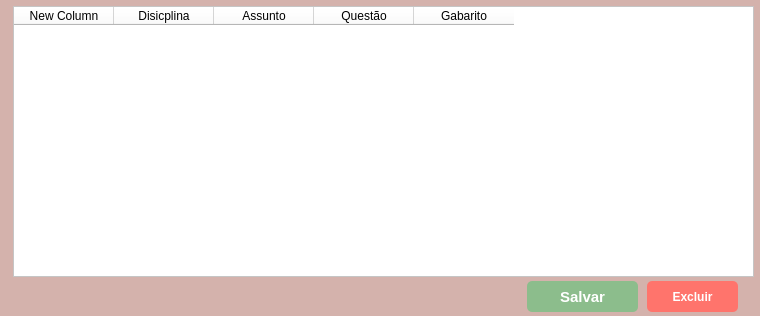
<?xml version="1.0" encoding="UTF-8"?>
<ui version="4.0">
 <class>Form</class>
 <widget class="QWidget" name="Form">
  <property name="geometry">
   <rect>
    <x>0</x>
    <y>0</y>
    <width>760</width>
    <height>316</height>
   </rect>
  </property>
  <property name="windowTitle">
   <string>Form</string>
  </property>
  <property name="styleSheet">
   <string notr="true">background-color: rgb(212, 178, 172);</string>
  </property>
  <widget class="QTableWidget" name="tabela">
   <property name="geometry">
    <rect>
     <x>13</x>
     <y>6</y>
     <width>741</width>
     <height>271</height>
    </rect>
   </property>
   <property name="styleSheet">
    <string notr="true">background-color: rgb(255, 255, 255);</string>
   </property>
   <column>
    <property name="text">
     <string>New Column</string>
    </property>
   </column>
   <column>
    <property name="text">
     <string>Disicplina</string>
    </property>
   </column>
   <column>
    <property name="text">
     <string>Assunto</string>
    </property>
   </column>
   <column>
    <property name="text">
     <string>Questão</string>
    </property>
   </column>
   <column>
    <property name="text">
     <string>Gabarito</string>
    </property>
   </column>
  </widget>
  <widget class="QPushButton" name="excluir">
   <property name="geometry">
    <rect>
     <x>647</x>
     <y>281</y>
     <width>91</width>
     <height>31</height>
    </rect>
   </property>
   <property name="font">
    <font>
     <pointsize>9</pointsize>
     <weight>75</weight>
     <bold>true</bold>
    </font>
   </property>
   <property name="styleSheet">
    <string notr="true">background-color: rgb(255, 116, 108);
color: rgb(255, 255, 255);
border-radius: 5px;</string>
   </property>
   <property name="text">
    <string>Excluir</string>
   </property>
  </widget>
  <widget class="QPushButton" name="salvar">
   <property name="geometry">
    <rect>
     <x>527</x>
     <y>281</y>
     <width>111</width>
     <height>31</height>
    </rect>
   </property>
   <property name="font">
    <font>
     <pointsize>11</pointsize>
     <weight>75</weight>
     <bold>true</bold>
    </font>
   </property>
   <property name="styleSheet">
    <string notr="true">background-color: rgb(140, 189, 140);
color: rgb(255, 255, 255);
border-radius: 5px;</string>
   </property>
   <property name="text">
    <string>Salvar</string>
   </property>
  </widget>
 </widget>
 <resources/>
 <connections/>
</ui>
